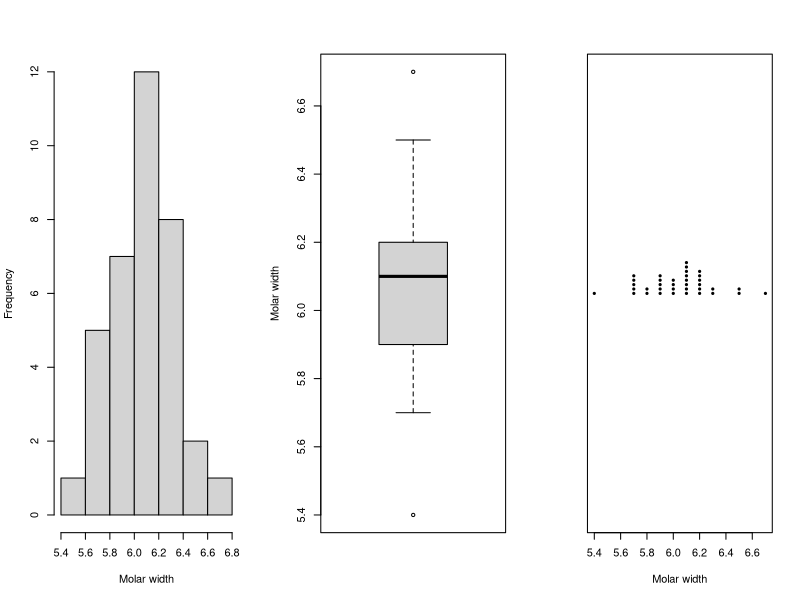

Write R code to recreate this figure.
# solution for exercise 4 of ficha tp 1

data <- read.csv("DadosFolha1.csv", na.strings = "")
molar_width <- data$Ex5                  # gets column Ex5
molar_width <- molar_width[!is.na(molar_width)]    # filter NA values

# data representation

par(mfrow = c(1, 3))

#histogram
hist(molar_width, right=FALSE, main="", xlab="Molar width")

#boxplot
boxplot(molar_width, ylab="Molar width")

#dot diagram
stripchart(molar_width, method="stack", pch=20, xlab="Molar width")
